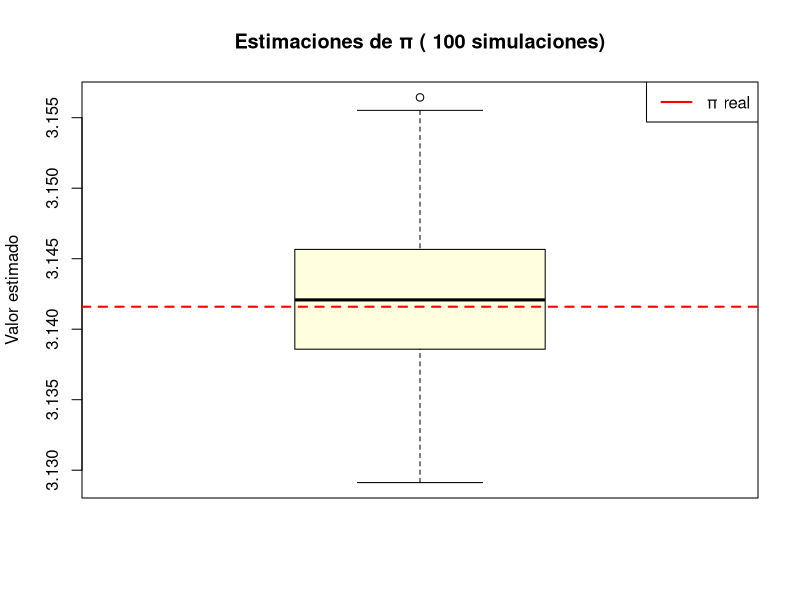
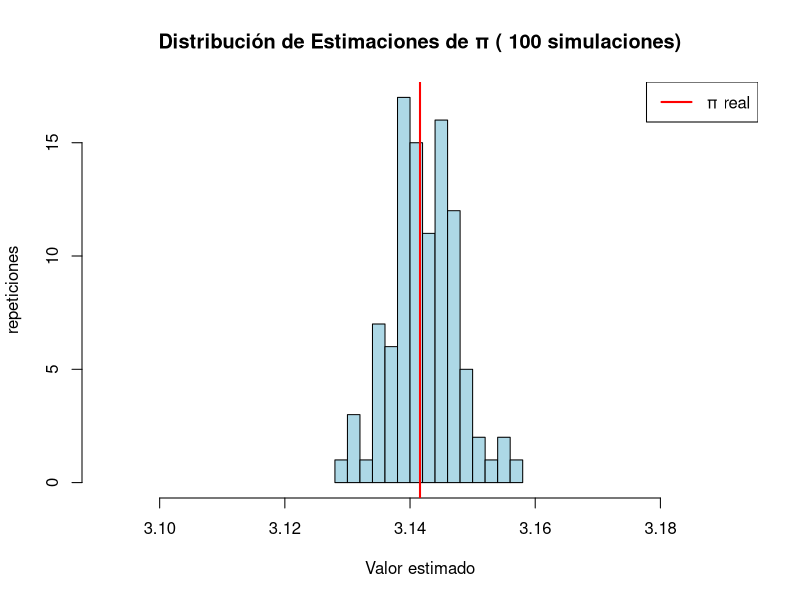

Reproduce these figures in R, in order.
# -----------------------------------------------
# Nombre: [Tu Nombre]
# Cédula: [Tu Cédula]
# Estimación de π por Método Monte Carlo
# -----------------------------------------------

# a) Función para estimar π con n puntos
estimar_pi <- function(n) {
  # Generar coordenadas uniformes [0,1]
  va_x <- runif(n, min = 0, max = 1)                      # vector con distribucion uniforme para X
  va_y <- runif(n, min = 0, max = 1)                      # vector con distribucion uniforme para Y
  
  # b) Calcular distancia al origen
  distancia_cuadrada <- va_x^2 + va_y^2                         # vector con las distancias de cada par x,y
  
  # c) Contar puntos dentro del círculo (distancia ≤ 1)
  dentro_circulo <- sum(distancia_cuadrada <= 1)          # la suma debe ser menor o igual a uno (pow(1)=1, asi que la raiz no importa)
  
  # Estimación de π
  4 * dentro_circulo / n
}

# d) Repetir simulación 100 veces con 100,000 puntos cada vez
set.seed(0)
simulaciones <- 100
n_puntos <- 100000
estimaciones <- replicate(simulaciones, estimar_pi(n_puntos))

# Resultados principales
pi_estimado <- mean(estimaciones)                                 #promedio
error_absoluto <- abs(pi_estimado - pi)                           #comparacion con π, diferencia
error_relativo <- error_absoluto / pi * 100                       #comparacion con π, porcentaje

cat("Estimación promedio de π:", round(pi_estimado, 6), "\n")
cat("Valor real de π:", round(pi, 6), "\n")
cat("Error absoluto promedio:", round(error_absoluto, 6), "\n")
cat("Error relativo promedio:", round(error_relativo, 4), "%\n")

# Visualización de resultados
# Boxplot
boxplot(
  estimaciones,
  main = paste("Estimaciones de π (", simulaciones, "simulaciones)"),
  ylab = "Valor estimado",
  col = "lightyellow")
  abline(h = pi, col = "red", lwd = 2, lty = 2                    #recta en el valor "exacto" de π
)
  
legend("topright", legend = "π real", col = "red", lwd = 2)

# Histograma (alternativa)
hist(estimaciones, 
  breaks = 10,
  main = paste("Distribución de Estimaciones de π (", simulaciones, "simulaciones)"),
  xlab = "Valor estimado",
  ylab = "repeticiones",
  col = "lightblue",
  xlim = c(pi - 0.05, pi + 0.05))
  abline(v = pi, col = "red", lwd = 2
)
  
legend("topright", legend = "π real", col = "red", lwd = 2)

